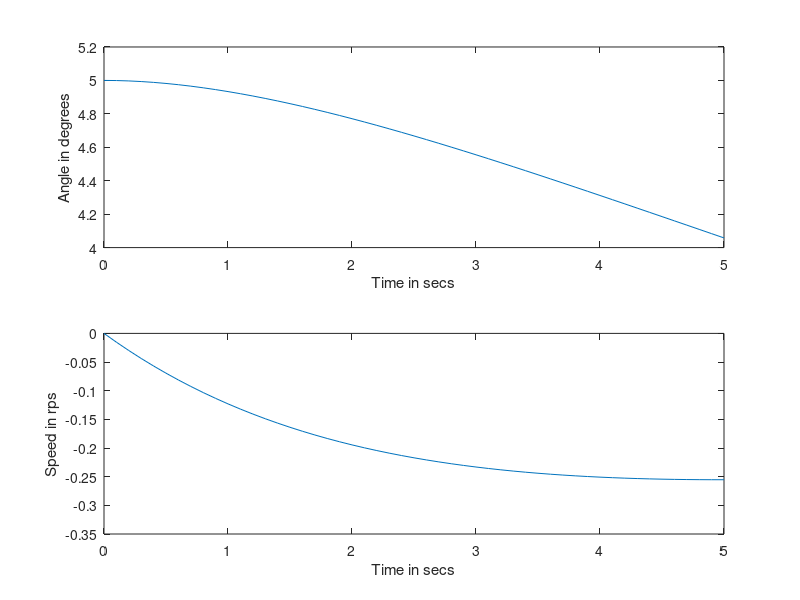

This chart was generated by the following MATLAB code:
clc;
clear all;

j = sqrt(-1);

% Input parameters
pe = input('Enter the given power: ');
h = input('Enter the inertia constant: ');
kd = input('Enter the KD value: ');
f = input('Enter the frequency value: ');
del10 = input('Enter the initial value of del: ');
n = input('Enter the number of reactances: ');

% Reactance input
for i = 1:n
    x(i) = input('Enter the reactance value: ');
end

s = 0;
for i = 2:n
    s = s + x(i);
end

x12 = j * s;
x12m = abs(x12);
theta = asin(pe * x12m);
[a, b] = pol2cart(theta, 1);
et = complex(a, b);
ct = (et - 1) / x12;
e1 = et + (j * x(1) * ct);
val = abs(e1);

d = 0;
for i = 1:n
    d = d + x(i);
end

val1 = val / d;
del0 = asin(pe / val1);

% Calculating system parameters
ks = (val * cos(del0)) / d;
wn = sqrt((ks * 2 * pi * f) / (2 * h));
zeta = (kd / (2 * h * wn)) / 2;
wd = wn * sqrt(1 - (zeta ^ 2));
theta0 = acos(zeta);
time = 1 / (zeta * wn);

p1 = (del10 / sqrt(1 - (zeta ^ 2)));
p2 = -zeta * wn;

t = 0:0.1:5;

% Response calculation
for k = 1:length(t)
    y(k) = p1 * exp(p2 * t(k)) * sin((wd * t(k)) + theta0);
end

p3 = -p1 * wn;

for k = 1:length(t)
    z(k) = p3 * exp(p2 * t(k)) * sin(wd * t(k));
end

% Plotting
figure
subplot(2, 1, 1)
plot(t, y)
xlabel('Time in secs')
ylabel('Angle in degrees')

subplot(2, 1, 2)
plot(t, z)
xlabel('Time in secs')
ylabel('Speed in rps')
